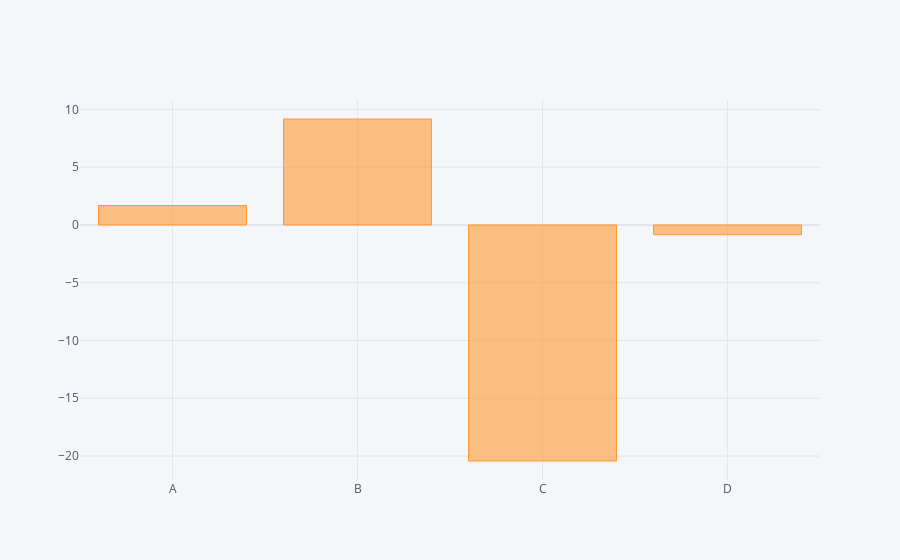

Source (notebook cell):
### Markdown cell above
### Bar plot

### Code cell
df1.sum().iplot(kind='bar')

### Figure 1 — Plotly figure (JSON) as saved in the notebook; plotly's stock layout.template omitted (floating-point values rounded to 4 significant figures)
{"data": [{"marker": {"color": "rgba(255, 153, 51, 0.6)", "line": {"color": "rgba(255, 153, 51, 1.0)", "width": 1}}, "name": "None", "orientation": "v", "text": "", "type": "bar", "x": ["A", "B", "C", "D"], "y": [1.679, 9.171, -20.43, -0.8451]}], "layout": {"legend": {"bgcolor": "#F5F6F9", "font": {"color": "#4D5663"}}, "paper_bgcolor": "#F5F6F9", "plot_bgcolor": "#F5F6F9", "title": {"font": {"color": "#4D5663"}}, "xaxis": {"gridcolor": "#E1E5ED", "showgrid": true, "tickfont": {"color": "#4D5663"}, "title": {"font": {"color": "#4D5663"}, "text": ""}, "zerolinecolor": "#E1E5ED"}, "yaxis": {"gridcolor": "#E1E5ED", "showgrid": true, "tickfont": {"color": "#4D5663"}, "title": {"font": {"color": "#4D5663"}, "text": ""}, "zerolinecolor": "#E1E5ED"}}}
